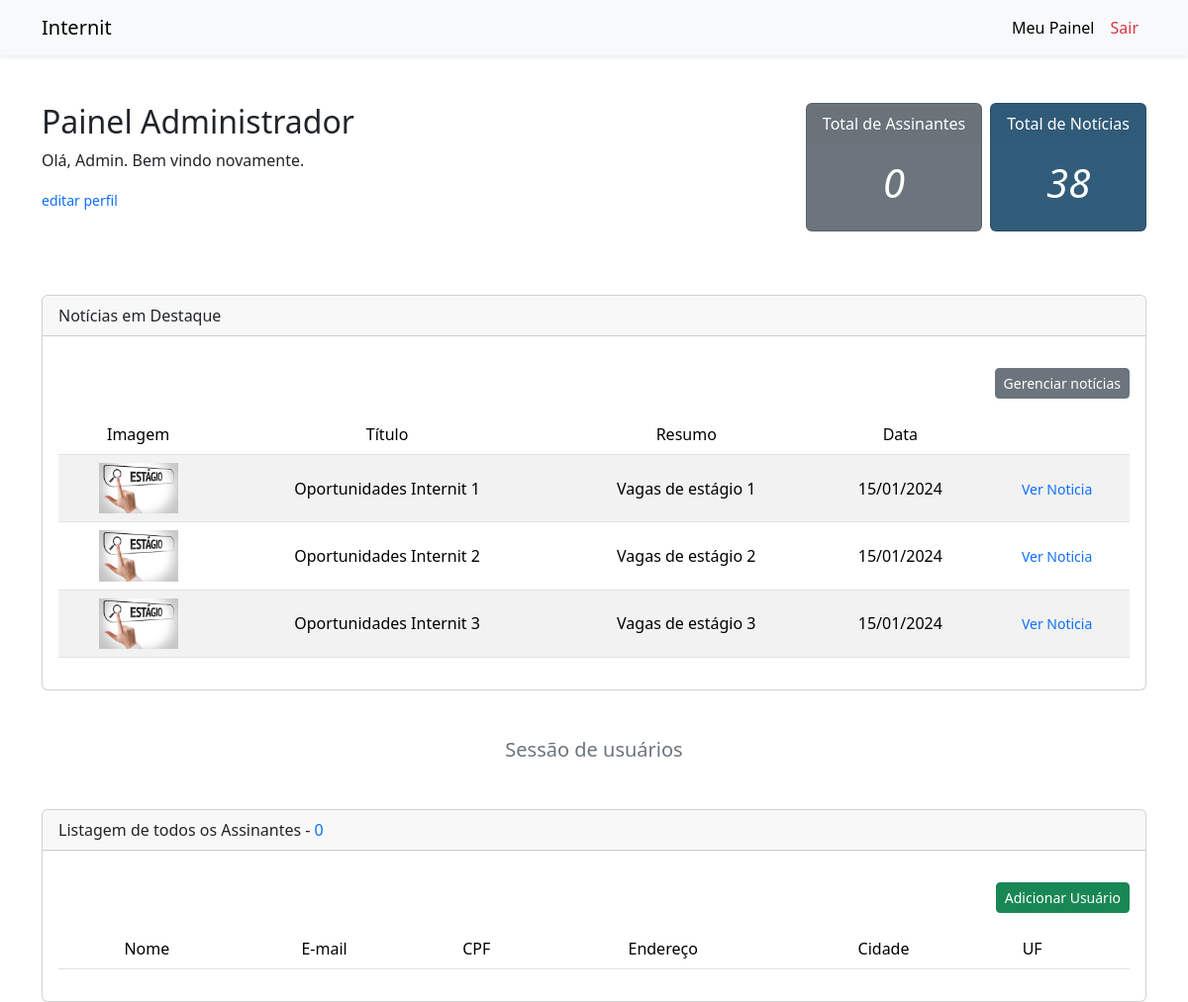
Page /adm/painel.php (signed in) on the committed database.
### tables this page shows
CREATE TABLE usuarios (
    id INT NOT NULL AUTO_INCREMENT,
    nome VARCHAR(25) NOT NULL,
    email VARCHAR(105) NOT NULL,
    cpf CHAR(11) UNIQUE NOT NULL,
    endereco VARCHAR(90) NOT NULL,
    cidade VARCHAR(25) NOT NULL,
    uf VARCHAR(5) NOT NULL,
    senha VARCHAR(100) NOT NULL,
    adm BOOLEAN NOT NULL,
    PRIMARY KEY (id)
);

CREATE TABLE noticias (
    id INT NOT NULL AUTO_INCREMENT,
    titulo VARCHAR(50) NOT NULL,
    data_criacao DATE NOT NULL,
    resumo VARCHAR(100) NOT NULL,
    imagem VARCHAR(255),
    conteudo TEXT NOT NULL,
    destaque BOOLEAN NOT NULL,
    usuario_id INT NOT NULL,
    PRIMARY KEY (id),
    FOREIGN KEY (usuario_id) REFERENCES usuarios(id)
);

### Class/UsuariosClass.php (called while the page is built, shortened)
<?php
class Usuarios
{
    public function listar()
    {
        $conn = $this->pdo->prepare("SELECT * FROM usuarios WHERE adm = :adm");
        $conn->bindValue( ":adm", 0  );
        $conn->execute();
        return $conn;
    }
    public function listar_por_id( $id )
    {
        $query = "SELECT * FROM usuarios WHERE id = :id";
        $sql = $this->pdo->prepare( $query );
        $sql->bindValue( ':id', $id );
        $sql->execute();
        if($sql->rowCount() > 0 ){
            $usuario = $sql->fetch();
            return $usuario;
        }
    }
}

### Class/NoticiasClass.php (called while the page is built, shortened)
<?php
class Noticias
{
    public function todas_noticias()
    {
        $query = "SELECT *, DATE_FORMAT (data_criacao, '%d/%m/%Y') AS data_criacao FROM noticias";
        $sql = $this->pdo->prepare( $query );
        $sql->execute();
        return $sql;
    }
    public function noticias_em_destaque()
    {
        $query = "SELECT *, DATE_FORMAT (data_criacao, '%d/%m/%Y') AS data_criacao FROM noticias WHERE destaque = :destaque ";
        $sql = $this->pdo->prepare( $query );
        $sql->bindValue( ':destaque', 1 );
        $sql->execute();
        return $sql;
    }
}

### adm/painel.php (the view, shortened to what this page needs)
<?php
    require '../Class/UsuariosClass.php';
    require '../Class/NoticiasClass.php';
    include '../Includes/layout-cabecalho.php';
    if( !empty( $_SESSION['internit-login']) ){
        $id = $_SESSION['internit-login'];
        $usuarios_class = new Usuarios( $pdo );
        $usuarios = $usuarios_class->listar();
        $quantidade_usuarios = $usuarios->rowCount();
        $usuario_logado = $usuarios_class->listar_por_id( $id );
        $noticias_class = new Noticias( $pdo );
        $quantidade_noticias = $noticias_class->todas_noticias()->rowCount();
        $noticias_destaque = $noticias_class->noticias_em_destaque()->fetchAll();
    }else {
        header( 'Location: ../login.php' );
    }
?>
<?php require '../Components/MenuComponent.php' ?>
<div class="container pt-5 m-auto">
    <div class="mb-5 row justify-content-center justify-content-lg-start">
        <div class="col-lg-5 mb-4 mb-lg-0 w-auto">
            <h2>Painel Administrador</h2>
            <p >Olá, <?= $usuario_logado['nome'] ?>.  Bem vindo novamente.</p>
            <small><a class="text-decoration-none" href="./perfil.php">editar perfil</a></small>
        </div>
        <div class="col-lg d-flex gap-2 flex-wrap justify-content-center justify-content-lg-end">
            <div class="card text-bg-secondary mb-3" style="max-width: 18rem;">
                <div class="card-header" style="border-bottom: none !important;">Total de Assinantes</div>
                <div class="card-body d-flex align-items-center justify-content-center">
                    <h2 class="fs-1 fw-normal text-center fst-italic"> <?= $quantidade_usuarios ?></h2>
                </div>
            </div>
            <div class="card mb-3" style="max-width: 18rem; background: #315d7b">
                <div class="card-header text-white" style="border-bottom: none !important;"> Total de Notícias </div>
                <div class="card-body text-white d-flex align-items-center justify-content-center">
                    <h2 class="fs-1 fw-normal fst-italic"><?= $quantidade_noticias ?></h2>
                </div>
            </div>
        </div>
    </div>
    <div class="card mb-4">
        <div class="card-header">Notícias em Destaque</div>
        <div class="card-body">
            <div class="d-flex gap-3 justify-content-end my-3">
                <a href="../noticias/todas.php" class="btn btn-sm btn-secondary text-white">Gerenciar notícias</a>
            </div>
            <table class="table table-striped table-hover">
                <thead>
                    <tr>
                        <td class="text-center">Imagem</td>
                        <td class="text-center">Título</td>
                        <td class="text-center">Resumo</td>
                        <td class="text-center">Data</td>
                        <td class="text-center"></td>
                    </tr>
                </thead>
                <tbody>
                    <?php foreach( $noticias_destaque as $noticia ): ?>
                        <tr>
                            <td class="text-center" style="vertical-align: middle;">
                                <img style="max-width: 80px;" src="../<?= $noticia['imagem'] ?>" alt="<?= $noticia['titulo'] ?>">
                            </td>
                            <td class="text-center" style="vertical-align: middle;"> <?= $noticia['titulo'] ?></td>
                            <td class="text-center" style="vertical-align: middle;"> <?= $noticia['resumo'] ?></td>
                            <td class="text-center" style="vertical-align: middle;"> <?= $noticia['data_criacao'] ?></td>
                            <td class="text-center" style="vertical-align: middle;">
                                <small>
                                    <a class="text-decoration-none" href="../noticias/info.php?id=<?= $noticia['id'] ?>"> Ver Noticia </a>
                                </small>
                            </td>
                        </tr>
                    <?php endforeach ?>
                </tbody>
            </table>
        </div>
    </div>
    <h5 class="my-5 text-center text-secondary">Sessão de usuários</h5>
    <div class="card">
        <div class="card-header">Listagem de todos os Assinantes - <span class="text-primary"><?= $quantidade_usuarios ?></span></div>
        <div class="card-body">
            <div class="d-flex gap-3 justify-content-end my-3">
                <a href="../adm/criar-usuario.php" class="btn btn-sm btn-success text-white">Adicionar Usuário</a>
            </div>
            <table class="table table-striped table-hover overflow-scroll">
                <thead>
                    <tr>
                        <td class="text-center">Nome</td>
                        <td class="text-center">E-mail</td>
                        <td class="text-center">CPF</td>
                        <td class="text-center">Endereço</td>
                        <td class="text-center">Cidade</td>
                        <td class="text-center">UF</td>
                        <td class="text-center"></td>
                    </tr>
                </thead>
            </table>
        </div>
    </div>
</div>
<?php
    include '../Includes/layout-rodape.php';
?>

### Includes/layout-cabecalho.php (shortened to what this page needs)
<!DOCTYPE html>
<html lang="pt-BR">
<head>
    <link href="https://cdn.jsdelivr.net/npm/bootstrap@5.3.2/dist/css/bootstrap.min.css" rel="stylesheet" />
    <link rel="stylesheet" href="https://cdnjs.cloudflare.com/ajax/libs/OwlCarousel2/2.3.4/assets/owl.carousel.min.css" />
    <link rel="stylesheet" href="https://cdnjs.cloudflare.com/ajax/libs/OwlCarousel2/2.3.4/assets/owl.theme.default.min.css" />
</head>

### Components/MenuComponent.php (shortened to what this page needs)
<nav class="navbar navbar-expand-lg bg-body-tertiary shadow-sm">
  <div class="container d-flex space-between">
    <a href="../index.php" class="navbar-brand">Internit</a>
    <div class="collapse navbar-collapse justify-content-end" id="navbarNav">
      <ul class="navbar-nav align-items-lg-center my-3 my-lg-0">
        <?php if( !isset($_SESSION['internit-login']) ){  ?>
            <li class="nav-item">
                <a class="nav-link <?= $title === 'Login' ? "active" : "" ?>" aria-current="page" href="../login.php">Login</a>
            </li>
            <li class="nav-item">
                <a class="nav-link <?= $title === 'Registrar' ? "active" : "" ?>" href="../registrar.php">Registrar</a>
            </li>
        <?php }else{ ?>
            <?php if( !$usuario_logado['adm'] ){ ?>
              <li class="nav-item">
                <a class="btn btn-sm text-white me-lg-3" aria-current="page" href="../dashboard.php" style="background: #315d7b">Dashboard</a>
              </li>
              <li class="nav-item">
                <a class="nav-link active" aria-current="page" href="../usuario/painel.php">Meu Painel</a>
              </li>
            <?php } else { ?>
              <li class="nav-item">
                <a class="nav-link active" aria-current="page" href="../adm/painel.php">Meu Painel</a>
              </li>
            <?php } ?>
            <li class="nav-item">
                <form method="POST">
                  <input type="submit" name="logout" class="nav-link text-danger" value="Sair">
                </form>
            </li>
        <?php } ?>
      </ul>
    </div>
  </div>
</nav>

### Includes/layout-rodape.php (shortened to what this page needs)
</body>
</html>

### rows in the picture
usuarios: nome "Admin"
noticias: imagem (picture), titulo "Oportunidades Internit 1", resumo "Vagas de estágio 1", data_criacao "15/01/2024"
noticias: imagem (picture), titulo "Oportunidades Internit 2", resumo "Vagas de estágio 2", data_criacao "15/01/2024"
noticias: imagem (picture), titulo "Oportunidades Internit 3", resumo "Vagas de estágio 3", data_criacao "15/01/2024"

### other values in the picture
$quantidade_usuarios "0"
$quantidade_noticias "38"
